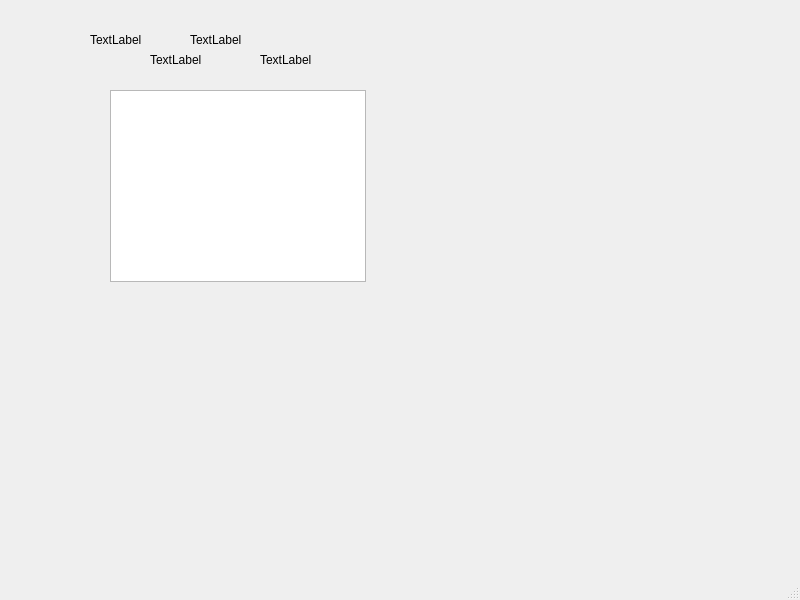
<?xml version="1.0" encoding="UTF-8"?>
<ui version="4.0">
 <class>ventanas</class>
 <widget class="QMainWindow" name="ventanas">
  <property name="geometry">
   <rect>
    <x>0</x>
    <y>0</y>
    <width>800</width>
    <height>600</height>
   </rect>
  </property>
  <property name="windowTitle">
   <string>ventanas</string>
  </property>
  <widget class="QWidget" name="centralwidget">
   <widget class="QGraphicsView" name="graphicsView">
    <property name="geometry">
     <rect>
      <x>110</x>
      <y>90</y>
      <width>256</width>
      <height>192</height>
     </rect>
    </property>
   </widget>
   <widget class="QLabel" name="label">
    <property name="geometry">
     <rect>
      <x>150</x>
      <y>50</y>
      <width>63</width>
      <height>20</height>
     </rect>
    </property>
    <property name="text">
     <string>TextLabel</string>
    </property>
   </widget>
   <widget class="QLabel" name="label_2">
    <property name="geometry">
     <rect>
      <x>90</x>
      <y>30</y>
      <width>63</width>
      <height>20</height>
     </rect>
    </property>
    <property name="text">
     <string>TextLabel</string>
    </property>
   </widget>
   <widget class="QLabel" name="label_3">
    <property name="geometry">
     <rect>
      <x>190</x>
      <y>30</y>
      <width>63</width>
      <height>20</height>
     </rect>
    </property>
    <property name="text">
     <string>TextLabel</string>
    </property>
   </widget>
   <widget class="QLabel" name="label_4">
    <property name="geometry">
     <rect>
      <x>260</x>
      <y>50</y>
      <width>63</width>
      <height>20</height>
     </rect>
    </property>
    <property name="text">
     <string>TextLabel</string>
    </property>
   </widget>
  </widget>
  <widget class="QMenuBar" name="menubar">
   <property name="geometry">
    <rect>
     <x>0</x>
     <y>0</y>
     <width>800</width>
     <height>25</height>
    </rect>
   </property>
  </widget>
  <widget class="QStatusBar" name="statusbar"/>
 </widget>
 <resources/>
 <connections/>
</ui>
